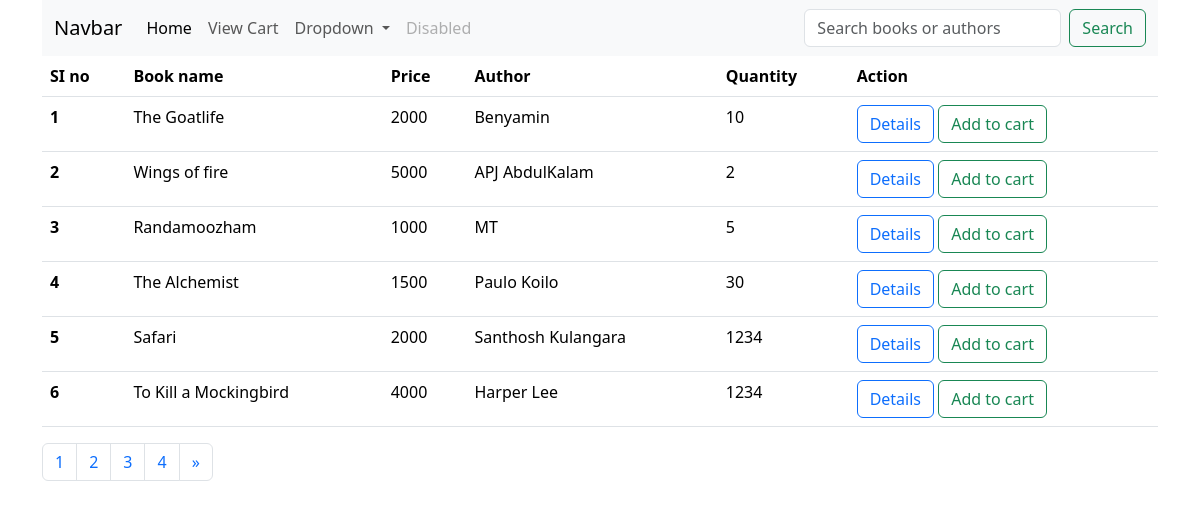
The app's page /account/homelist with its own data.
### Bookapp/models.py (models this page shows, shortened)
class Book(models.Model):
    title = models.CharField(max_length=200, null=True)
    price = models.IntegerField(null=True)
    image = models.ImageField(upload_to='book_media')
    quantity = models.IntegerField()
    author = models.ForeignKey(Author, on_delete=models.CASCADE)

class Author(models.Model):
    name = models.CharField(max_length=200, null=True)
    def __str__(self):
        return '{}'.format(self.name)

### Account/views.py (the view)
# urls.py: path('homelist', views.ListBook, name='listbook')
def ListBook(request):
    book = Book.objects.all()
    paginator = Paginator(book, 6)
    pageNumber = request.GET.get('page')
    try:
        page = paginator.get_page(pageNumber)
    except EmptyPage:
        page = paginator.page(pageNumber.numPage)
    context = {'book': book, 'page': page}
    return render(request, 'account/accountlistbook.html', context)

### templates/account/accountlistbook.html (shortened to what this page needs)
<!DOCTYPE html>
<html lang="en">
<head>
     <link href="https://cdn.jsdelivr.net/npm/bootstrap@5.3.3/dist/css/bootstrap.min.css" rel="stylesheet">
</head>
<body>
<div class="container">
    <nav class="navbar navbar-expand-lg bg-body-tertiary">
  <div class="container-fluid">
    <a class="navbar-brand" href="#">Navbar</a>
    <div class="collapse navbar-collapse" id="navbarSupportedContent">
      <ul class="navbar-nav me-auto mb-2 mb-lg-0">
        <li class="nav-item">
          <a class="nav-link active" aria-current="page" href="#">Home</a>
        </li>
        <li class="nav-item">
          <a class="nav-link" href="{% url 'viewcart' %}">View Cart</a>
        </li>
        <li class="nav-item dropdown">
          <a class="nav-link dropdown-toggle" href="#" role="button" data-bs-toggle="dropdown" aria-expanded="false">
            Dropdown
          </a>
        </li>
        <li class="nav-item">
          <a class="nav-link disabled" aria-disabled="true">Disabled</a>
        </li>
      </ul>
      <form class="d-flex" role="search" method="get" action="{% url 'usersearch' %}">
        <input class="form-control me-2" type="text" name="q" placeholder="Search books or authors" aria-label="Search">
        <button class="btn btn-outline-success" type="submit">Search</button>
      </form>
    </div>
  </div>
</nav>
<table class="table">
  <thead>
    <tr>
      <th scope="col">SI no</th>
      <th scope="col">Book name</th>
      <th scope="col">Price</th>
        <th scope="col">Author</th>
      <th scope="col">Quantity</th>
      <th scope="col">Action</th>
    </tr>
  </thead>
  <tbody>
    {% for book in page %}
    <tr>
        <th scope="row">{{forloop.counter}}</th>
        <td>{{book.title}}</td>
        <td>{{book.price}}</td>
        <td>{{book.author}}</td>
        <td>{{book.quantity}}</td>
        <td>
            <a href="{% url 'detail' book.id %}" class="btn btn-outline-primary">Details</a>
           <a href="{% url 'addtocart' book.id %}" class="btn btn-outline-success">Add to cart</a>
        </td>
    </tr>
    {% endfor %}
  </tbody>
</table>
<nav aria-label="Page navigation example">
  <ul class="pagination">
      {% for num in page.paginator.page_range %}
    <li class="page-item {% if page.number == num %} activate {% endif %}">
        <a class="page-link" href="?page={{ num }}">{{ num }}</a></li>
      {% endfor %}
    {% if page.has_next %}
    <li class="page-item">
      <a class="page-link" href="?page={{ page.next_page_number }}" aria-label="Next">
        <span aria-hidden="true">&raquo;</span>
      </a>
    </li>
      {% endif %}
  </ul>
</nav>
    </div>
</body>
</html>

### records on screen
Book: title "The Goatlife", price "2000", author "Benyamin", quantity "10"
Book: title "Wings of fire", price "5000", author "APJ AbdulKalam", quantity "2"
Book: title "Randamoozham", price "1000", author "MT", quantity "5"
Book: title "The Alchemist", price "1500", author "Paulo Koilo", quantity "30"
Book: title "Safari", price "2000", author "Santhosh Kulangara", quantity "1234"
Book: title "To Kill a Mockingbird", price "4000", author "Harper Lee", quantity "1234"

### other values on screen
{{ num }} "1" "2" "3" "4"
